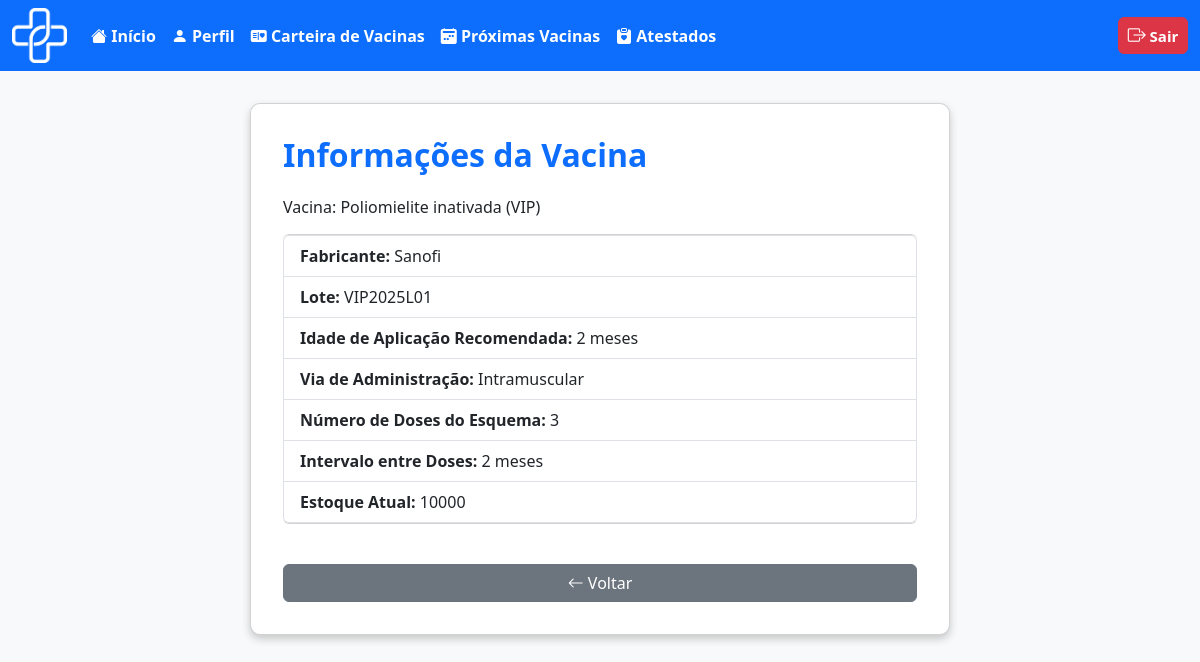
The page /usuario/ver_vacinaU.php?id_vaci=25 (signed in) on the database as committed earlier.
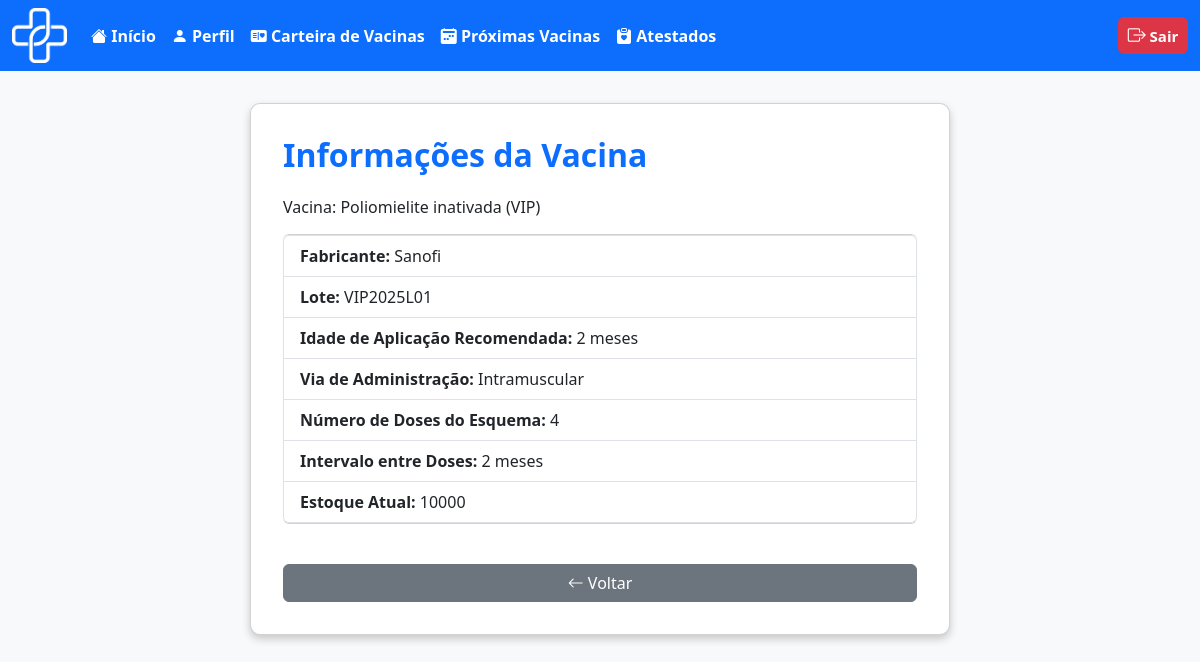
The same page on the database as committed later.
### tables this page shows
CREATE TABLE `vacina` (
  `id_vaci` int(11) NOT NULL,
  `nome_vaci` varchar(100) NOT NULL,
  `fabri_vaci` varchar(100) NOT NULL,
  `lote_vaci` varchar(50) NOT NULL,
  `via_adimicao` varchar(50) NOT NULL,
  `n_dose` int(1) NOT NULL,
  `intervalo_dose` int(11) NOT NULL,
  `idade_meses_reco` smallint(6) DEFAULT NULL,
  `idade_anos_reco` smallint(6) DEFAULT NULL,
  `estoque` int(11) NOT NULL,
  `id_calendario` int(11) DEFAULT NULL
);

### usuario/ver_vacinaU.php (the view, shortened to what this page needs)
<?php
require_once '../outros/db_connect.php';
$id_vaci = isset($_GET['id_vaci']) ? intval($_GET['id_vaci']) : 0;
$sql = "SELECT * FROM vacina WHERE id_vaci = ?";
$stmt = $conn->prepare($sql);
$stmt->bind_param("i", $id_vaci);
$stmt->execute();
$result = $stmt->get_result();
$row = $result->fetch_assoc();
?>
<!DOCTYPE html>
<html lang="pt-BR">
<head>
    <link href="https://cdn.jsdelivr.net/npm/bootstrap@5.3.0/dist/css/bootstrap.min.css" rel="stylesheet">
    <link href="https://cdn.jsdelivr.net/npm/bootstrap-icons/font/bootstrap-icons.css" rel="stylesheet">
</head>
<body>
    <nav class="navbar navbar-expand-lg bg-primary" data-bs-theme="dark">
        <div class="container-fluid">
            <div class="d-flex align-items-center">
                <img src="../img/logo_vetor.png" alt="Logo DigitalVac" width="55" height="55" class="me-3">
            </div>
            <div class="collapse navbar-collapse" id="navbarNavAltMarkup">
                <div class="navbar-nav">
                    <a class="nav-link active fs-6 fw-bold" href="telainicioU.php">
                        <i class="bi bi-house-fill"></i> Início
                    </a>
                    <a class="nav-link active fs-6 fw-bold" href="perfilU.php">
                        <i class="bi bi-person-fill"></i> Perfil
                    </a>
                    <a class="nav-link active fs-6 fw-bold" href="carteira_vac.php">
                        <i class="bi bi-postcard-heart-fill"></i> Carteira de Vacinas
                    </a>
                    <a class="nav-link active fs-6 fw-bold" href="proxima_vac.php">
                        <i class="bi bi-calendar2-week-fill"></i> Próximas Vacinas
                    </a>
                    <a class="nav-link active fs-6 fw-bold" href="atestado_medico.php">
                        <i class="bi bi-clipboard-heart-fill"></i> Atestados
                    </a>
                </div>
                <ul class="navbar-nav ms-auto">
                    <li class="nav-item">
                        <a class="btn btn-danger fw-bold px-2 py-1" style="font-size: 15px; min-width: 70px;"
                            href="../outros/sair.php">
                            <i class="bi bi-box-arrow-right" style="font-size: 18px;"></i> Sair
                        </a>
                    </li>
                </ul>
            </div>
        </div>
    </nav>
    <div class="container">
        <div class="card mx-auto" style="max-width: 700px;">
            <h2 class="card-title mb-4">Informações da Vacina</h2>
            <h6 class="mb-3">Vacina: <?php echo htmlspecialchars($row['nome_vaci']); ?></h6>
            <ul class="list-group mb-3">
                <li class="list-group-item"><strong>Fabricante:</strong> <?php echo htmlspecialchars($row['fabri_vaci']); ?></li>
                <li class="list-group-item"><strong>Lote:</strong> <?php echo htmlspecialchars($row['lote_vaci']); ?></li>
                <li class="list-group-item">
                    <strong>Idade de Aplicação Recomendada:</strong>
                    <?php
                        $idade_meses = isset($row['idade_meses_reco']) ? intval($row['idade_meses_reco']) : null;
                        $partes = [];
                        if ($idade_meses !== null && $idade_meses > 0) $partes[] = $idade_meses . " meses";
                        echo htmlspecialchars(implode(" / ", $partes));
                    ?>
                </li>
                <li class="list-group-item"><strong>Via de Administração:</strong> <?php echo htmlspecialchars($row['via_adimicao']); ?></li>
                <li class="list-group-item"><strong>Número de Doses do Esquema:</strong> <?php echo htmlspecialchars($row['n_dose']); ?></li>
                <li class="list-group-item"><strong>Intervalo entre Doses:</strong> <?php echo htmlspecialchars($row['intervalo_dose']); ?> meses</li>
                <li class="list-group-item"><strong>Estoque Atual:</strong> <?php echo htmlspecialchars($row['estoque']); ?></li>
            </ul>
            <a href="javascript:history.back()" class="btn btn-secondary btn-back"><i class="bi bi-arrow-left"></i> Voltar</a>
        </div>
    </div>
</body>
</html>

### usuario/ver_vacinaU.php (style rules this page uses)
body { background-color: #f8f9fa; }
.card { background: white; border-radius: 10px; box-shadow: 0 4px 8px rgba(0,0,0,0.2); padding: 32px; margin-top: 32px; }
.card-title { color: #0d6efd; font-weight: bold; }
.btn-back { margin-top: 24px; }

Rows that differ between the two databases and show on the page:
changed vacina "Poliomielite inativada (VIP)": n_dose "3" → "4"
